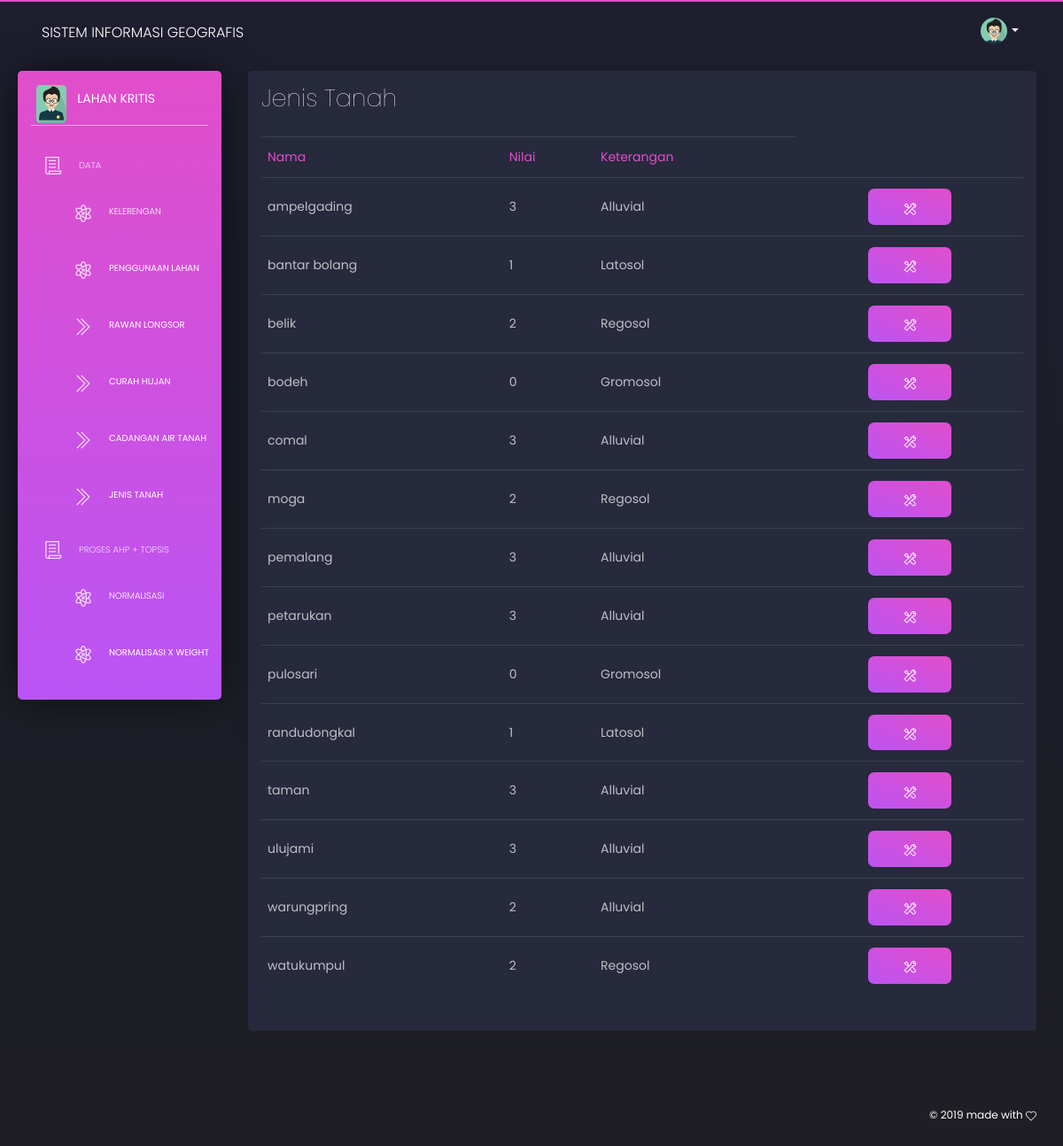
/coba2/index.php/tanah, run on the app's committed database.
### tables this page shows
CREATE TABLE `isi` (
  `nama` varchar(25) NOT NULL,
  `k` int(11) NOT NULL,
  `pl` int(11) NOT NULL,
  `rbl` int(11) NOT NULL,
  `ch` int(11) NOT NULL,
  `cat` int(11) NOT NULL,
  `jt` int(11) NOT NULL
);

### coba2/application/controllers/Tanah.php (called while the page is built, shortened)
<?php
class tanah extends CI_Controller {
	public function index(){
			$this->load->model("model_awal");
			$data['list_kec'] = $this->model_awal->load_kec();
			$this->load->view("sidebar");
			$this->load->view("nav");
			$this->load->view("jt",$data);
			$this->load->view("foot");
		}
}
?>

### coba2/index.php (called while the page is built, shortened)
<?php
require_once BASEPATH.'core/CodeIgniter.php';

### coba2/application/models/model_awal.php (called while the page is built, shortened)
<?php
Class Model_awal extends CI_Model{
	public function load_kec(){
		$sql = $this->db->query("SELECT * FROM isi");
		return $sql->result_array();
	}
}
?>

### coba2/application/views/jt.php (the view, shortened to what this page needs)
<div class="content">
  <div class="row">
    <div class="col-12">
      <div class="card ">
        <div class="card-header">
          <h2 class="card-title"> Jenis Tanah</h2>
        </div>
        <div class="card-body">
          <div class="table-responsive">
            <table class="table tablesorter " id="">
              <thead class=" text-primary">
                <tr>
                <td>Nama</td>
                <td>Nilai</td>
                <td>Keterangan</td>
                </tr>
              </thead>
            <tbody>
                <?php
            foreach ($list_kec as $row) {
            ?>
            <tr>
              <td><?php echo $row['nama']; ?></td>
              <td><?php echo $row['jt']; ?></td>
              <td><?php if($row['jt']=='0'){echo "Gromosol";} elseif ($row['jt']=='1'){echo "Latosol";} elseif ($row['rbl']=='2'){echo "Regosol";} else {echo "Alluvial";}  {
              } ?> </td>
              <td class="text-center">
                <button type="button" class="btn btn-primary btn-xs" data-toggle="modal" data-target="#edit<?php echo $row['nama']; ?>"><i class="tim-icons icon-settings"></i></button>
              </td>
              <?php } ?>
            </tr>
          </tbody>
            </table>
          </div>
        </div>
      </div>
    </div>
  </div>
</div>

### data on the page
isi: nama "ampelgading", jt "3", rbl "Alluvial"
isi: nama "bantar bolang", jt "1", shows "Latosol"
isi: nama "belik", jt "2", rbl "Regosol"
isi: nama "bodeh", jt "0", shows "Gromosol"
isi: nama "comal", jt "3", rbl "Alluvial"
isi: nama "moga", jt "2", rbl "Regosol"
isi: nama "pemalang", jt "3", rbl "Alluvial"
isi: nama "petarukan", jt "3", rbl "Alluvial"
isi: nama "pulosari", jt "0", shows "Gromosol"
isi: nama "randudongkal", jt "1", shows "Latosol"
isi: nama "taman", jt "3", rbl "Alluvial"
isi: nama "ulujami", jt "3", rbl "Alluvial"
isi: nama "warungpring", jt "2", rbl "Alluvial"
isi: nama "watukumpul", jt "2", rbl "Regosol"
